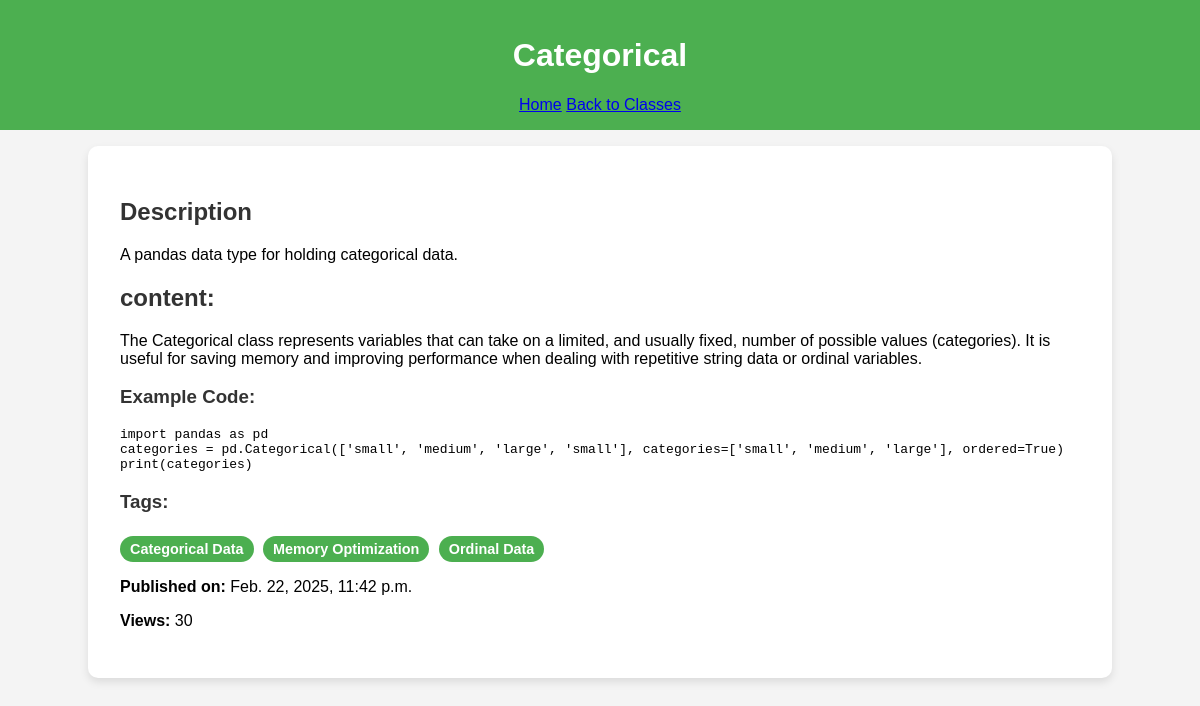
Screenshot of /categorical/ with the database file from the repository.
### app_teaching/models.py (models this page shows, shortened)
class PandasClass(models.Model):
    STATUS_CHOICES = (
        ('draft', 'Draft'),
        ('published', 'Published'),
    )
    title = models.CharField(max_length=100, unique=True)
    description = models.TextField()
    content = models.TextField()
    example_code = models.TextField(blank=True, null=True)
    tags = models.ManyToManyField(Tag, blank=True)
    published = models.DateTimeField(default=timezone.now)
    status = models.CharField(max_length=10, choices=STATUS_CHOICES, default='draft')
    views = models.PositiveIntegerField(default=0)
    slug = models.SlugField(unique=True, blank=True)
    def save(self, *args, **kwargs):
        if not self.slug:
            self.slug = slugify(self.title)
        super().save(*args, **kwargs)

class Tag(models.Model):
    name = models.CharField(max_length=30, unique=True)  # نام تگ (مثل Data Analysis, Indexing)

### app_teaching/views.py (the view)
# urls.py: path('<slug:slug>/', pandas_class_detail, name='pandas_class_detail'),  # نمایش جزئیات هر پست با استفاده از slug
def pandas_class_detail(request, slug):
    pandas_class = get_object_or_404(PandasClass, slug=slug, status='published', published__lte=timezone.now())
    pandas_class.views += 1
    pandas_class.save(update_fields=['views'])
    previous_post = PandasClass.objects.filter(status='published', published__lte=timezone.now(), id__lt=pandas_class.id).order_by('-id').first()
    next_post = PandasClass.objects.filter(status='published', published__lte=timezone.now(), id__gt=pandas_class.id).order_by('id').first()
    return render(request, 'class_detail.html', {
        'pandas_class': pandas_class,
        'previous_post': previous_post,
        'next_post': next_post,
    })

### templates/class_detail.html (shortened to what this page needs)
{% load static %}
<!DOCTYPE html>
<html lang="en">
<head>
    <link rel="stylesheet" href="{% static 'styles.css' %}">
</head>
<body>
    <header>
        <h1>{{ pandas_class.title }}</h1>
        <nav>
            <a href="{% url 'index_view' %}">Home</a>
            <a href="{% url 'pandas_class_list' %}">Back to Classes</a>
        </nav>
    </header>
    <main class="main-content">
        <h2>Description</h2>
        <p>{{ pandas_class.description }}</p>
        <h2>content:</h2>
        <p>{{ pandas_class.content }}</p>
        <h3>Example Code:</h3>
        <pre><code>{{ pandas_class.example_code }}</code></pre>
        <h3>Tags:</h3>
        <div class="tags">
            {% for tag in pandas_class.tags.all %}
                <span class="tag">{{ tag.name }}</span>
            {% empty %}
                <span class="tag no-tag">No tags available</span>
            {% endfor %}
        </div>
        <p><strong>Published on:</strong> {{ pandas_class.published }}</p>
        <p><strong>Views:</strong> {{ pandas_class.views }}</p>
    </main>
</body>
</html>

### static_teaching/styles.css (style rules this page uses)
body { font-family: Arial, sans-serif; margin: 0; padding: 0; background-color: #f4f4f4; }
header { background-color: #4CAF50; color: white; text-align: center; padding: 1rem; }
.main-content, .classes-list { padding: 2rem; background-color: white; margin: 1rem auto; width: 80%; border-radius: 10px; box-shadow: 0 4px 8px rgba(0, 0, 0, 0.1); }
h2, h3 { color: #333; }
.tags { margin-top: 1rem; }
.tag { display: inline-block; background-color: #4CAF50; color: white; padding: 5px 10px; margin: 5px 5px 0 0; border-radius: 20px; font-size: 0.9rem; font-weight: bold; text-transform: capitalize; transition: background-color 0.3s ease; }

### rows the page displays
PandasClass: title "Categorical", description "A pandas data type for holding categorical data.", content "The Categorical class represents variables that can take on a limited, and usually fixed, number of possible values (categories). It is useful for saving memory and improving performance when dealing with repetitive string data or ordinal variables.", example_code "import pandas as pd categories = pd.Categorical(['small', 'medium', 'large', 'small'], categories=['small', 'medium', 'large'], ordered=True) print(categories)", published "Feb. 22, 2025, 11:42 p.m.", views "30"
Tag: name "Categorical Data"
Tag: name "Memory Optimization"
Tag: name "Ordinal Data"
